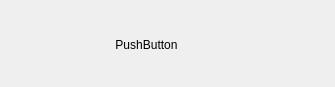
<?xml version="1.0" encoding="UTF-8"?>
<ui version="4.0">
 <class>organizationitem</class>
 <widget class="QWidget" name="organizationitem">
  <property name="geometry">
   <rect>
    <x>0</x>
    <y>0</y>
    <width>335</width>
    <height>87</height>
   </rect>
  </property>
  <property name="windowTitle">
   <string>Form</string>
  </property>
  <property name="styleSheet">
   <string notr="true">border-radius:10px;
border:none;</string>
  </property>
  <widget class="QPushButton" name="pushButton">
   <property name="geometry">
    <rect>
     <x>100</x>
     <y>30</y>
     <width>93</width>
     <height>29</height>
    </rect>
   </property>
   <property name="text">
    <string>PushButton</string>
   </property>
  </widget>
 </widget>
 <resources/>
 <connections/>
</ui>
